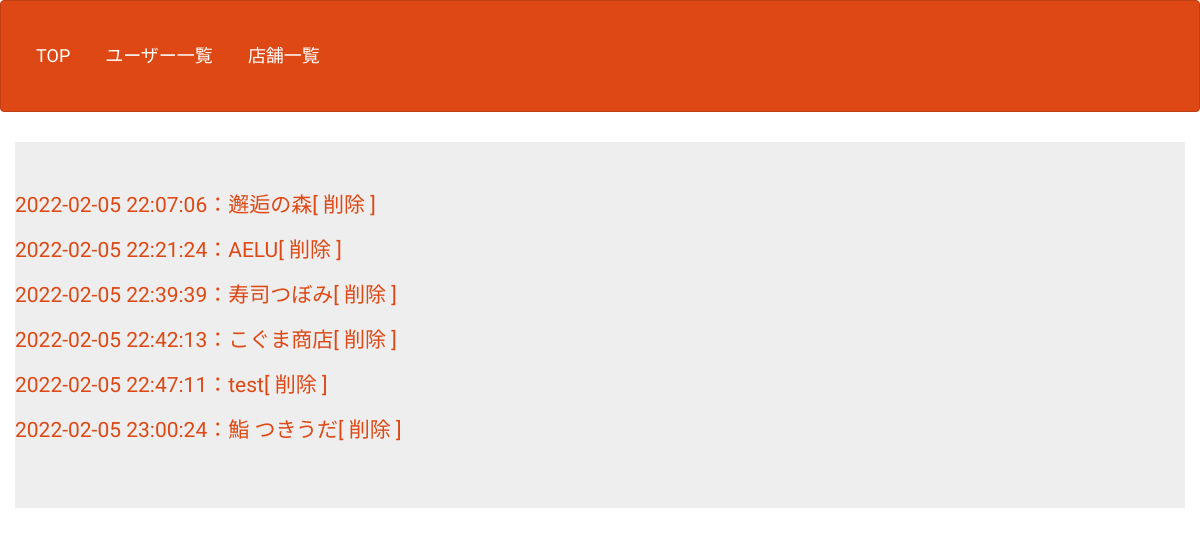
The app's page /select.php (signed in) with its own data.
### tables this page shows
CREATE TABLE `gs_bm_table` (
  `id` int(12) NOT NULL,
  `bookname` varchar(64) DEFAULT NULL,
  `url` text NOT NULL,
  `comment` text NOT NULL,
  `indate` datetime NOT NULL
);

### select.php (the view, shortened to what this page needs)
<?php
$pdo = db_conn();
$stmt = $pdo->prepare('SELECT * FROM gs_bm_table');
$status = $stmt->execute();
$view = '';
if ($status === false) {
    sql_error($stmt);
} else {
    while ($result = $stmt->fetch(PDO::FETCH_ASSOC)) {
        $view .= '<p>';
        $view .= '<a href="bm_update_view.php?id=' . $result['id'] . '">';
        $view .= $result['indate'] . '：' . $result['bookname'];
        $view .= '</a>';
        $view .= '<a href="delete.php?id=' . $result['id'] . '">';
        $view .= '[ 削除 ]';
        $view .= '</a>';
        $view .= '</p>';
    }
}
?>
<!DOCTYPE html>
<html lang="ja">
<head>
    <link rel="stylesheet" href="css/range.css">
    <link href="css/bootstrap.min.css" rel="stylesheet">
</head>
<body id="main">
    <header>
        <nav class="navbar navbar-default">
            <div class="container-fluid">
                <div class="navbar-header">
                <div class="navbar-header"><a class="navbar-brand" href="index.php">TOP</a></div>
                <div class="navbar-header"><a class="navbar-brand" href="user_list.php">ユーザー一覧</a></div>
                <div class="navbar-header"><a class="navbar-brand" href="bm_list_view.php">店舗一覧</a></div>
                </div>
            </div>
        </nav>
    </header>
    <div>
        <div class="container jumbotron">
            <?= $view ?>
        </div>
    </div>
</body>
</html>

### select.php (style rules this page uses)
div { padding: 10px; font-size: 16px; }

### records on screen
gs_bm_table: value "2022-02-05 22:07:06：邂逅の森 [ 削除 ]"
gs_bm_table: value "2022-02-05 22:21:24：AELU [ 削除 ]"
gs_bm_table: value "2022-02-05 22:39:39：寿司つぼみ [ 削除 ]"
gs_bm_table: value "2022-02-05 22:42:13：こぐま商店 [ 削除 ]"
gs_bm_table: value "2022-02-05 22:47:11：test [ 削除 ]"
gs_bm_table: value "2022-02-05 23:00:24：鮨 つきうだ [ 削除 ]"
